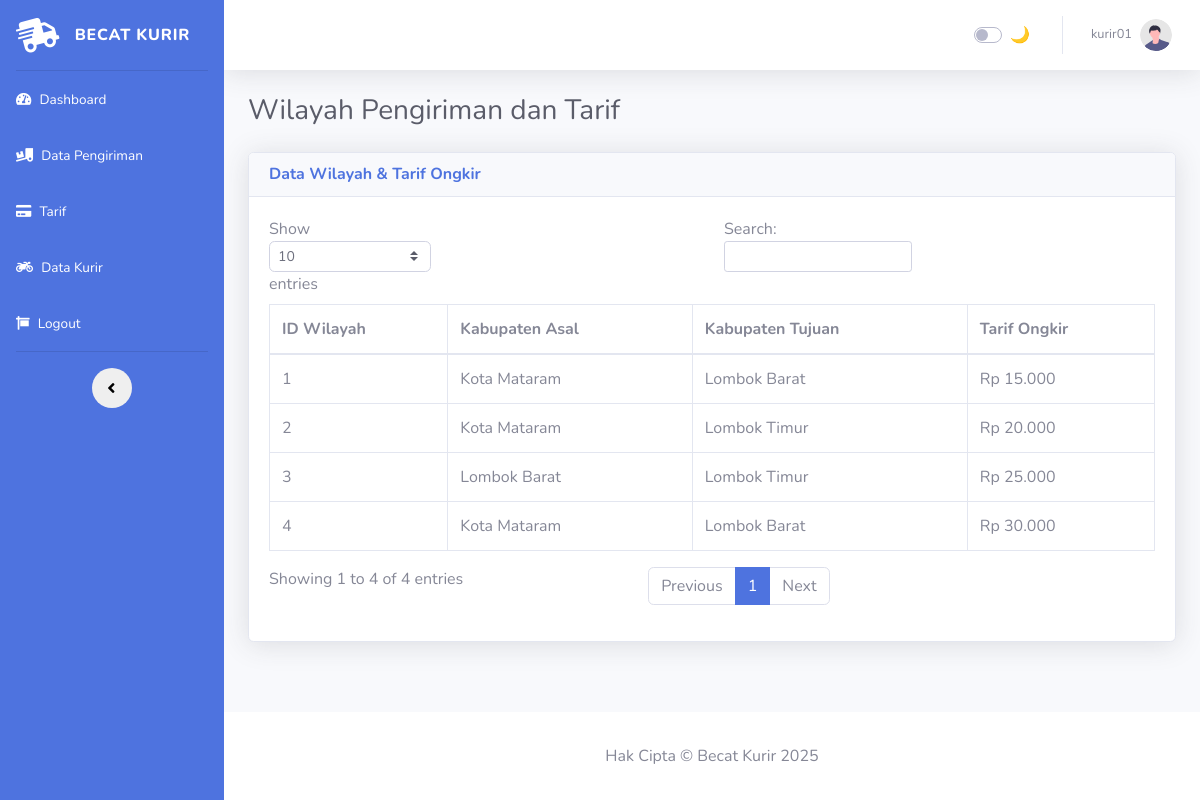
The page /admin-kurir/data_tarif.php (signed in) on the database as committed earlier.
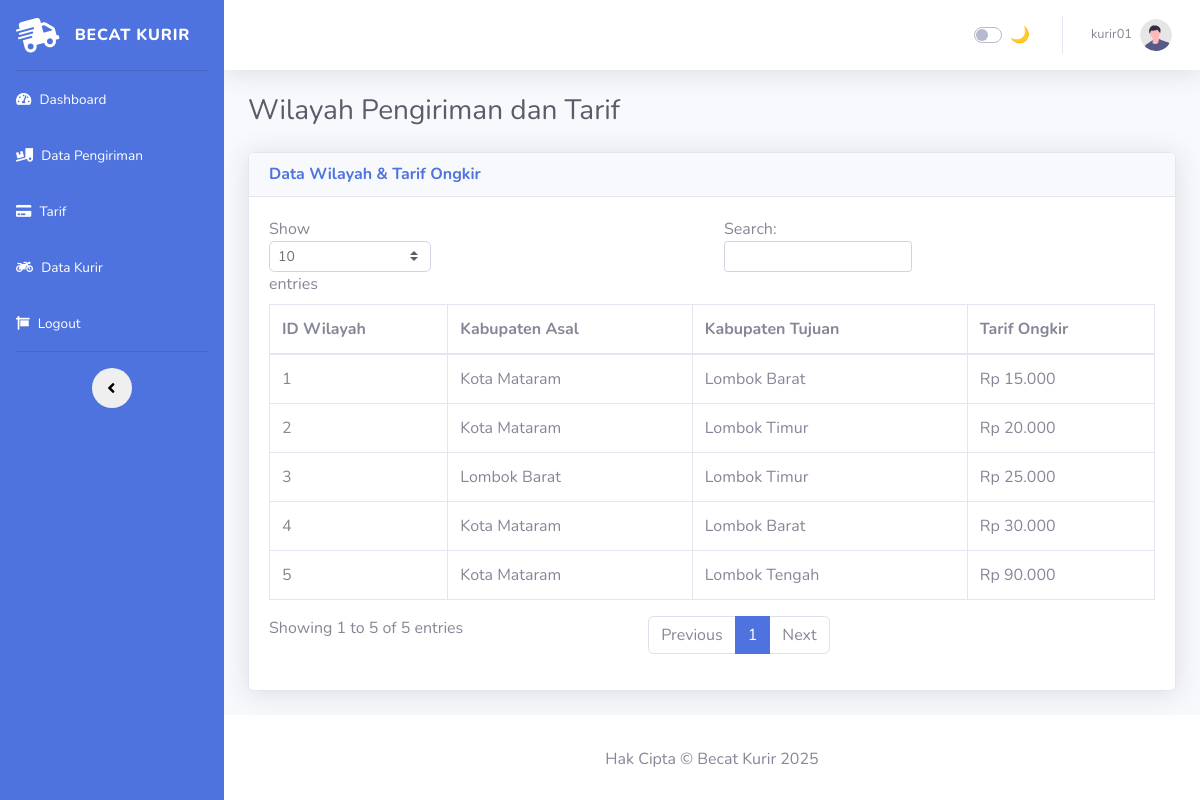
The same page on the database as committed later.
### tables this page shows
CREATE TABLE `tbl_tarif` (
  `id_tarif` int NOT NULL,
  `id_kab_asal` int DEFAULT NULL,
  `id_kab_tujuan` int DEFAULT NULL,
  `tarif` decimal(12,2) DEFAULT NULL
);

CREATE TABLE `tbl_kabupaten` (
  `id_kab` int NOT NULL,
  `nama_kabupaten` varchar(30) DEFAULT NULL
);

### admin-kurir/data_tarif.php (the view, shortened to what this page needs)
<!DOCTYPE html>
<html lang="id">
<?php include 'head.php'; ?>
<body id="page-top">
    <div id="wrapper">
        <?php include 'sidebar.php'; ?>
        <div id="content-wrapper" class="d-flex flex-column">
            <div id="content">
                <?php include 'navbar.php'; ?>
                <div class="container-fluid">
                    <h1 class="h3 mb-4 text-gray-800">Wilayah Pengiriman dan Tarif</h1>
                    <div class="card shadow mb-4">
                        <div class="card-header d-flex justify-content-between align-items-center">
                            <h6 class="m-0 font-weight-bold text-primary">Data Wilayah & Tarif Ongkir</h6>
                        </div>
                        <div class="card-body">
                            <table class="table table-bordered" id="dataTable">
                                <thead>
                                    <tr>
                                        <th>ID Wilayah</th>
                                        <th>Kabupaten Asal</th>
                                        <th>Kabupaten Tujuan</th>
                                        <th>Tarif Ongkir</th>
                                    </tr>
                                </thead>
                                <tbody>
                                    <?php
                                   $query = "SELECT
    t.id_tarif,
    kab_asal.nama_kabupaten AS kabupaten_asal,
    kab_tujuan.nama_kabupaten AS kabupaten_tujuan,
    t.tarif
FROM
    tbl_tarif t
JOIN
    tbl_kabupaten kab_asal ON t.id_kab_asal = kab_asal.id_kab
JOIN
    tbl_kabupaten kab_tujuan ON t.id_kab_tujuan = kab_tujuan.id_kab";
                                    $result = mysqli_query($conn, $query);
                                    while ($row = mysqli_fetch_assoc($result)) {
                                    ?>
                                    <tr>
                                        <td><?php echo $row['id_tarif']; ?></td>
                                        <td><?php echo $row['kabupaten_asal']; ?></td>
                                        <td><?php echo $row['kabupaten_tujuan']; ?></td>
                                        <td>Rp <?php echo number_format($row['tarif'], 0, ',', '.'); ?></td>
                                    </tr>
                                    <?php
                                    }
                                    ?>
                                </tbody>
                            </table>
                        </div>
                    </div>
                </div>
            </div>
            <?php include 'footer.php'; ?>
        </div>
    </div>
</body>
</html>

Rows that differ between the two databases and show on the page:
added tbl_tarif: id_tarif "5", id_kab_asal.nama_kabupaten "Kota Mataram", id_kab_tujuan.nama_kabupaten "Lombok Tengah", tarif "90.000"
Other text that changed with them:
text written by a page script: "Show entries Search: Showing 1 to 4 of 4 entries Previous 1 Next" → "Show entries Search: Showing 1 to 5 of 5 entries Previous 1 Next"
